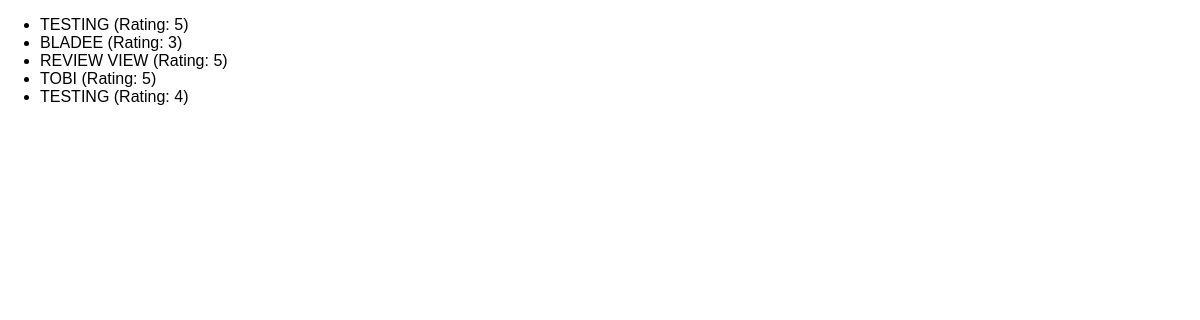
/reviews/all, run on the app's committed database.
### reviews/models.py (models this page shows)
class Review(models.Model):
    user_name = models.CharField(max_length=100)
    review_text = models.TextField(max_length=200)
    rating = models.IntegerField()

### reviews/views.py (the view)
# urls.py: path('all', views.ReviewsListView.as_view()),
class ReviewsListView(ListView):
    template_name = 'reviews/review_list.html'
    model = Review
    context_object_name = 'reviews'

### reviews/templates/reviews/review_list.html (shortened to what this page needs)
{% extends 'reviews/base.html' %}
{% block content %}
    <ul>
    {% for review in reviews %}
        <li>{{ review.user_name }} (Rating: {{ review.rating }})</li>
    {% endfor %}
    </ul>
{% endblock %}

### reviews/static/reviews/styles.css (style rules this page uses)
body { font-family: sans-serif; margin: 0; }

### data on the page
Review: user_name "TESTING", rating "5"
Review: user_name "BLADEE", rating "3"
Review: user_name "REVIEW VIEW", rating "5"
Review: user_name "TOBI", rating "5"
Review: user_name "TESTING", rating "4"
